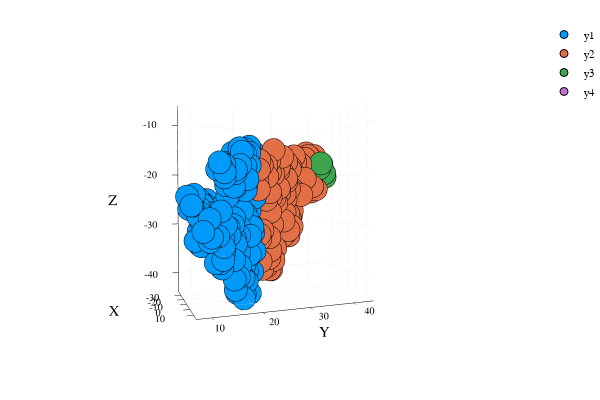

Notebook code cell kept with this figure:
### Code cell
i = 2
j = 1
ploteo = scatter(nodo[i][j].xyz[:, 1], nodo[i][j].xyz[:, 2], nodo[i][j].xyz[:, 3],
xlim = (x_min, x_max), ylim = (y_min, y_max), zlim = (z_min, z_max),
xlabel = "X", ylabel = "Y", zlabel = "Z")

#for i = 3:3
    for j = 2:ncells
        ploteo = scatter!(nodo[i][j].xyz[:, 1], nodo[i][j].xyz[:, 2],
                                        nodo[i][j].xyz[:, 3],
            xlim = (x_min, x_max), ylim = (y_min, y_max), zlim = (z_min, z_max),
            xlabel = "X", ylabel = "Y", zlabel = "Z")
    end
#end
ploteo

### Figure 1 — Plotly figure (JSON) as saved in the notebook; plotly's stock layout.template omitted (floating-point values rounded to 4 significant figures; data arrays with more than 128 entries replaced by an {"elided": "..."} marker saying what was removed)
{"data": [{"colorbar": {"title": ""}, "hoverinfo": "text", "legendgroup": "y1", "marker": {"color": "rgba(0, 154, 250, 1.000)", "line": {"color": "rgba(0, 0, 0, 1)", "width": 1}, "size": 8, "symbol": "circle"}, "mode": "markers", "name": "y1", "showlegend": true, "text": {"elided": "303 null values"}, "type": "scatter3d", "x": {"elided": "303 float values"}, "xaxis": "x", "y": {"elided": "303 float values"}, "yaxis": "y", "z": {"elided": "303 float values"}}, {"colorbar": {"title": ""}, "hoverinfo": "text", "legendgroup": "y2", "marker": {"color": "rgba(227, 111, 71, 1.000)", "line": {"color": "rgba(0, 0, 0, 1)", "width": 1}, "size": 8, "symbol": "circle"}, "mode": "markers", "name": "y2", "showlegend": true, "text": {"elided": "273 null values"}, "type": "scatter3d", "x": {"elided": "273 float values"}, "xaxis": "x", "y": {"elided": "273 float values"}, "yaxis": "y", "z": {"elided": "273 float values"}}, {"colorbar": {"title": ""}, "hoverinfo": "text", "legendgroup": "y3", "marker": {"color": "rgba(62, 164, 78, 1.000)", "line": {"color": "rgba(0, 0, 0, 1)", "width": 1}, "size": 8, "symbol": "circle"}, "mode": "markers", "name": "y3", "showlegend": true, "text": [null, null, null, null, null], "type": "scatter3d", "x": [-8.5, -8.235, -10.85, -8.318, -9.214], "xaxis": "x", "y": [37.1, 37.44, 38.12, 38.33, 38.62], "yaxis": "y", "z": [-18.64, -17.64, -17.72, -19.59, -20.36]}, {"colorbar": {"title": ""}, "hoverinfo": "text", "legendgroup": "y4", "marker": {"color": "rgba(195, 113, 210, 1.000)", "line": {"color": "rgba(0, 0, 0, 1)", "width": 1}, "size": 8, "symbol": "circle"}, "mode": "markers", "name": "y4", "showlegend": true, "text": [null], "type": "scatter3d", "x": [0], "xaxis": "x", "y": [0], "yaxis": "y", "z": [0]}], "layout": {"annotations": [], "height": 400, "legend": {"bgcolor": "rgba(255, 255, 255, 1.000)", "bordercolor": "rgba(0, 0, 0, 1)", "font": {"color": "rgba(0, 0, 0, 1)", "family": "sans-serif", "size": 11}, "tracegroupgap": 0, "x": 1, "y": 1}, "margin": {"b": 20, "l": 0, "r": 0, "t": 20}, "paper_bgcolor": "rgba(255, 255, 255, 1.000)", "plot_bgcolor": "rgba(255, 255, 255, 1.000)", "scene": {"aspectmode": "auto", "aspectratio": {"x": 0.6785, "y": 1.142, "z": 1.291}, "camera": {"center": {"x": 0, "y": 0, "z": 0}, "eye": {"x": 2.718, "y": -1.0, "z": 0.08607}, "up": {"x": 0, "y": 0, "z": 1}}, "xaxis": {"anchor": "y1", "domain": [0.06165, 0.9934], "gridcolor": "rgba(0, 0, 0, 0.1)", "gridwidth": 0.5, "linecolor": "rgba(0, 0, 0, 1)", "mirror": false, "range": [-38, 17], "showgrid": true, "showline": true, "showticklabels": true, "tickangle": 0, "tickcolor": "rgb(0, 0, 0)", "tickfont": {"color": "rgba(0, 0, 0, 1)", "family": "sans-serif", "size": 11}, "tickmode": "array", "ticks": "inside", "ticktext": ["-30", "-20", "-10", "0", "10"], "tickvals": [-30, -20, -10, 0, 10], "title": "X", "titlefont": {"color": "rgba(0, 0, 0, 1)", "family": "sans-serif", "size": 15}, "type": "linear", "visible": true, "zeroline": false, "zerolinecolor": "rgba(0, 0, 0, 1)"}, "yaxis": {"anchor": "x1", "domain": [0.07581, 0.9902], "gridcolor": "rgba(0, 0, 0, 0.1)", "gridwidth": 0.5, "linecolor": "rgba(0, 0, 0, 1)", "mirror": false, "range": [7, 45], "showgrid": true, "showline": true, "showticklabels": true, "tickangle": 0, "tickcolor": "rgb(0, 0, 0)", "tickfont": {"color": "rgba(0, 0, 0, 1)", "family": "sans-serif", "size": 11}, "tickmode": "array", "ticks": "inside", "ticktext": ["10", "20", "30", "40"], "tickvals": [10, 20, 30, 40], "title": "Y", "titlefont": {"color": "rgba(0, 0, 0, 1)", "family": "sans-serif", "size": 15}, "type": "linear", "visible": true, "zeroline": false, "zerolinecolor": "rgba(0, 0, 0, 1)"}, "zaxis": {"gridcolor": "rgba(0, 0, 0, 0.1)", "gridwidth": 0.5, "linecolor": "rgba(0, 0, 0, 1)", "mirror": false, "range": [-44, -6], "showgrid": true, "showline": true, "showticklabels": true, "tickangle": 0, "tickcolor": "rgb(0, 0, 0)", "tickfont": {"color": "rgba(0, 0, 0, 1)", "family": "sans-serif", "size": 11}, "tickmode": "array", "ticks": "inside", "ticktext": ["-40", "-30", "-20", "-10"], "tickvals": [-40, -30, -20, -10], "title": "Z", "titlefont": {"color": "rgba(0, 0, 0, 1)", "family": "sans-serif", "size": 15}, "type": "linear", "visible": true, "zeroline": false, "zerolinecolor": "rgba(0, 0, 0, 1)"}}, "showlegend": true, "width": 600}}
